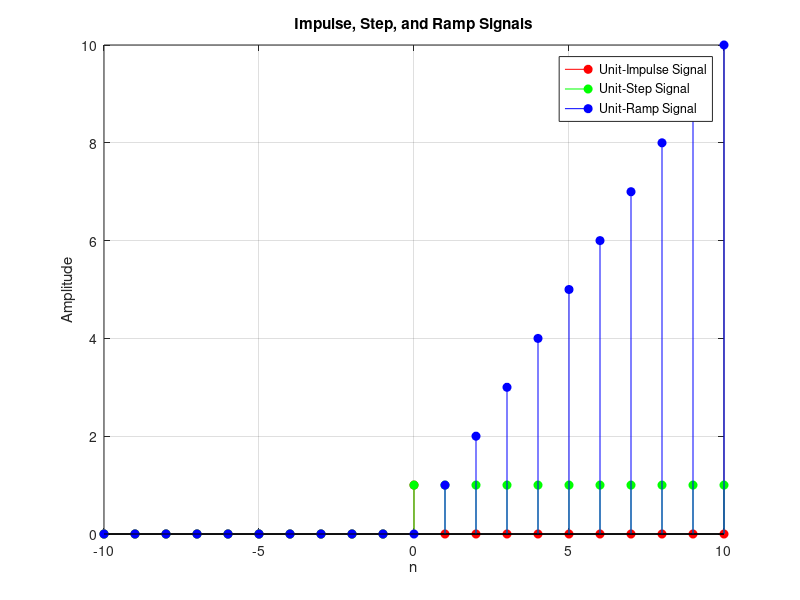

The MATLAB source for this figure:
clc;
clear all;
close all;
n = -10:10;  % Time index
% Generate three signals
impulse = (n == 0);       % For Unit-Impulse Signal
step = (n >= 0);          % For Unit-Step Signal
ramp = n .* (n >= 0);     % For Ramp-Signal
% Plot all signals in one figure
figure;
stem(n, impulse, 'r', 'filled');            % Impulse Signal in red
hold on;   
stem(n, step, 'g', 'filled');               % Step Signal in green
stem(n, ramp, 'b', 'filled');               % Ramp Signal in blue
hold off;
xlabel('n');
ylabel('Amplitude');
title('Impulse, Step, and Ramp Signals');
legend('Unit-Impulse Signal', 'Unit-Step Signal', 'Unit-Ramp Signal');
grid on;
